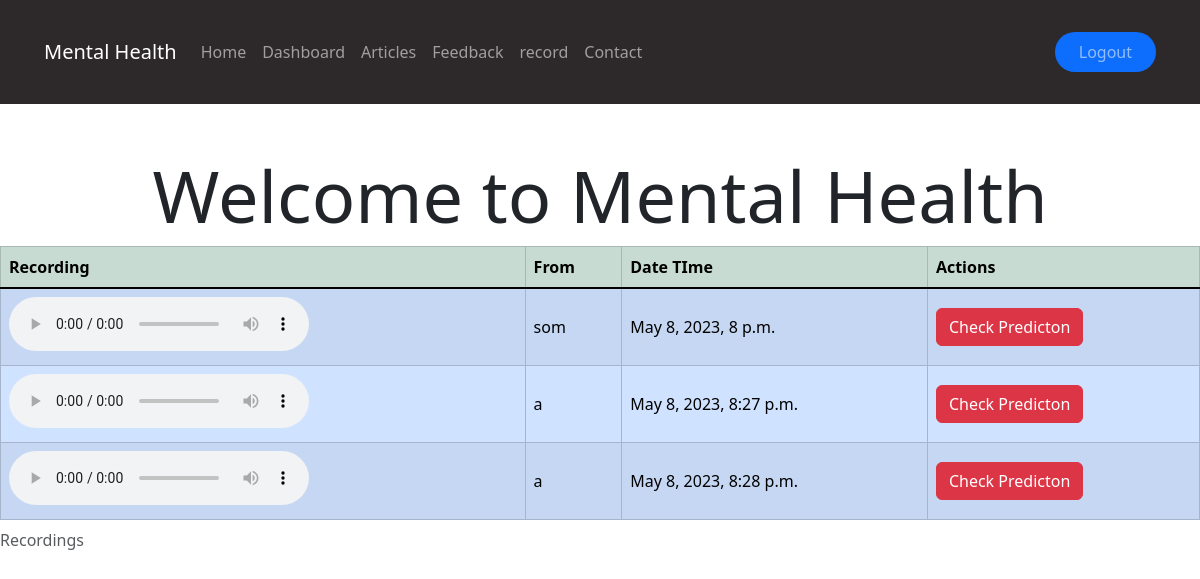
The app's page / (signed in), older data.
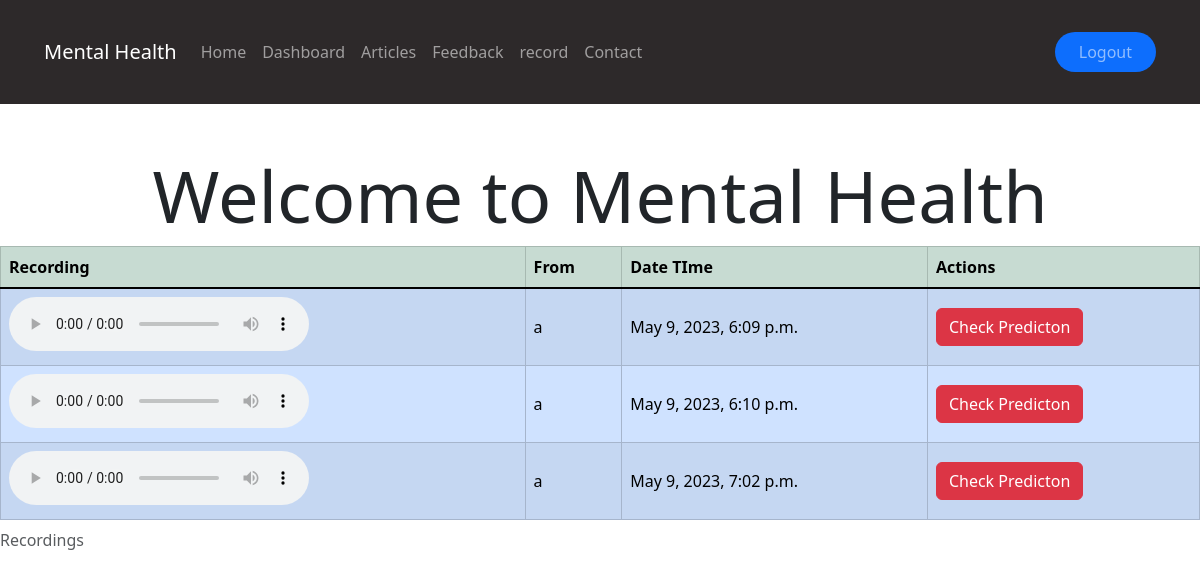
The same page, newer data.
### app/models.py (models this page shows, shortened)
class Audio(models.Model):
    user = models.ForeignKey('auth.User', on_delete=models.CASCADE)
    path = models.CharField(max_length=255)
    created_on = models.DateTimeField(auto_now_add=True)

### app/views.py (the view)
# urls.py: path('',view=views.landing, name='landing'),
def landing(request):
    audios = Audio.objects.all()
    ctx = {'audios': audios}
    return render(request, 'landing.html', ctx)

### templates/landing.html (shortened to what this page needs)
{% extends 'layout/base.html' %}
{% load static %}
{% block content %}
        <div class="row">
            <div class="col my-5">
                <h2 class="text-center display-2"> Welcome to Mental Health </h2>
                {% if user.is_authenticated %}
                <div class="table-responsive">
                    <table class="table table-striped
                    table-hover
                    table-bordered
                    table-success
                    align-middle">
                        <thead class="table-light">
                            <caption>Recordings</caption>
                            <tr>
                                <th>Recording</th>
                                <th>From</th>
                                <th>Date TIme</th>
                                <th>Actions</th>
                            </tr>
                            </thead>
                            <tbody class="table-group-divider">
                                {% for item in audios %}
                                <tr class="table-primary" >
                                    <td scope="row">
                                        <audio controls>
                                            <source src="{{item.path}}" type="audio/mpeg">
                                        </audio>
                                    </td>
                                    <td>{{item.user.username}}</td>
                                    <td>{{item.created_on}}</td>
                                    <td>
                                        <a href="{% url 'predict_depression' item.id %}" class="btn btn-danger">Check Predicton</a>
                                    </td>
                                </tr>
                                {% empty %}
                                <tr>
                                    <td colspan="3">No items found</td>
                                </tr>
                                {% endfor %}
                            </tbody>
                    </table>
                </div>
                {% endif %}
            </div>
        </div>
{% endblock content %}

### templates/layout/base.html (shortened to what this page needs)
{% load django_bootstrap5 %}
<!DOCTYPE html>
<html lang="en">
<head>
    {% bootstrap_css %}
    <link rel="stylesheet" href="https://cdnjs.cloudflare.com/ajax/libs/font-awesome/6.4.0/css/all.min.css"
 />
</head>
<body>
    <header>
        {% include 'partials/navbar.html' %}
    </header>
    <main>
        {% block content %} {% endblock %}
    </main>
</body>
</html>

### templates/partials/navbar.html (shortened to what this page needs)
<nav class="navbar navbar-expand-lg navbar-dark bg-dark py-3">
    <div class="container">
        <a class="navbar-brand" href="#">Mental Health</a>
        <div class="collapse navbar-collapse" id="collapsibleNavId">
            <ul class="navbar-nav me-auto mt-2 mt-lg-0">
                <li class="nav-item">
                    <a class="nav-link" href="/" aria-current="page">Home </a>
                </li>
                {% if user.is_superuser %}
                <li class="nav-item">
                    <a class="nav-link" href="{% url 'admin:index' %}">
                        Dashboard
                    </a>
                </li>
                {% endif %}
                <li class="nav-item">
                    <a class="nav-link" href="{% url 'blogs' %}">
                        Articles
                    </a>
                </li>
                <li class="nav-item">
                    <a class="nav-link" href="{% url 'feedback' %}">
                        Feedback
                    </a>
                </li>
            <li class="nav-item">
                <a class="nav-link" href="{% url 'record' %}">
                    record
                </a>
            </li>
                <li class="nav-item">
                    <a class="nav-link" href="{% url 'contact' %}">
                        Contact
                    </a>
            </ul>
            <ul class="navbar-nav bg-primary rounded-5 px-3">
                {% if user.is_authenticated %}
                <li class="nav-item">
                    <a class="nav-link" href="{% url 'account_logout' %}" aria-current="page">
                        Logout
                    </a>
                </li>
                {% endif %}
            </ul>
        </div>
    </div>
</nav>

### templates/layout/base.html (style rules this page uses)
.navbar { background-color: rgb(45, 41, 42) !important; padding: 2rem !important; }

Row changes from the older to the newer data that the page shows:
removed Audio: user.username "som", created_on "May 8, 2023, 8 p.m."
removed Audio: user.username "a", created_on "May 8, 2023, 8:27 p.m."
removed Audio: user.username "a", created_on "May 8, 2023, 8:28 p.m."
added Audio: user.username "a", created_on "May 9, 2023, 6:09 p.m."
added Audio: user.username "a", created_on "May 9, 2023, 6:10 p.m."
added Audio: user.username "a", created_on "May 9, 2023, 7:02 p.m."
